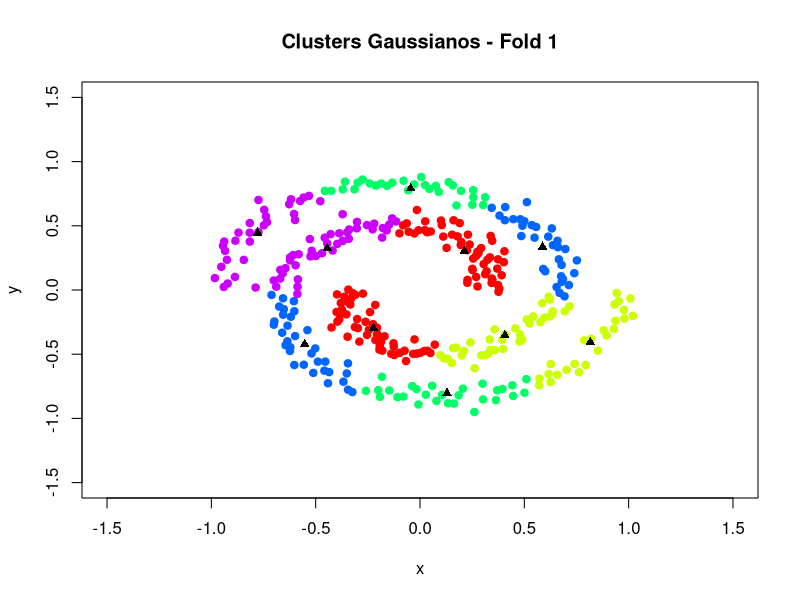
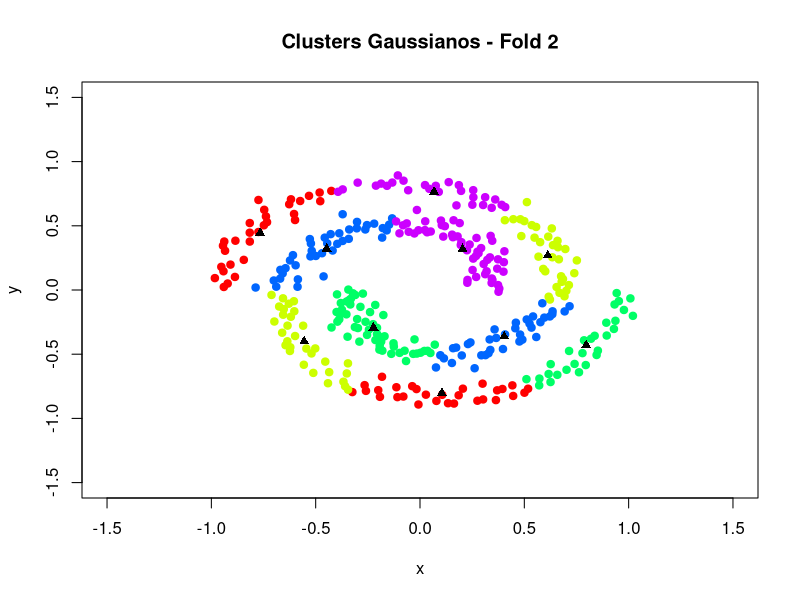
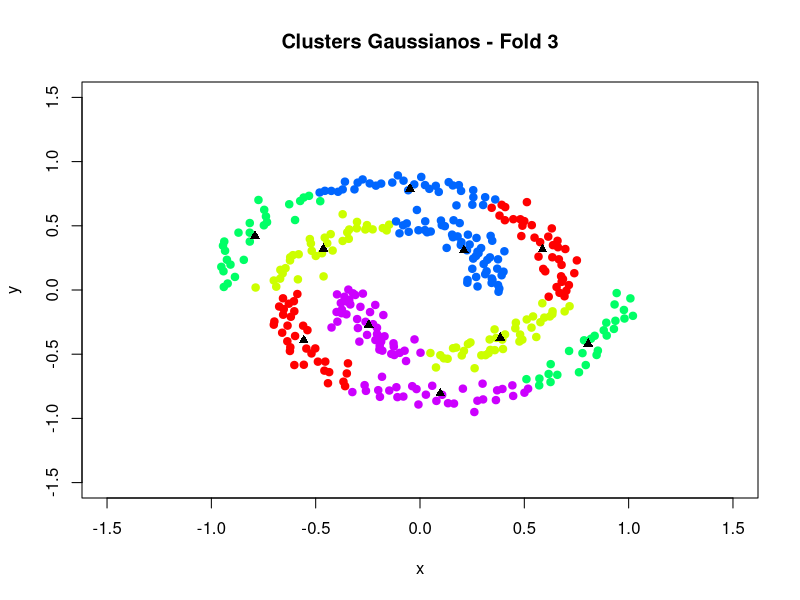
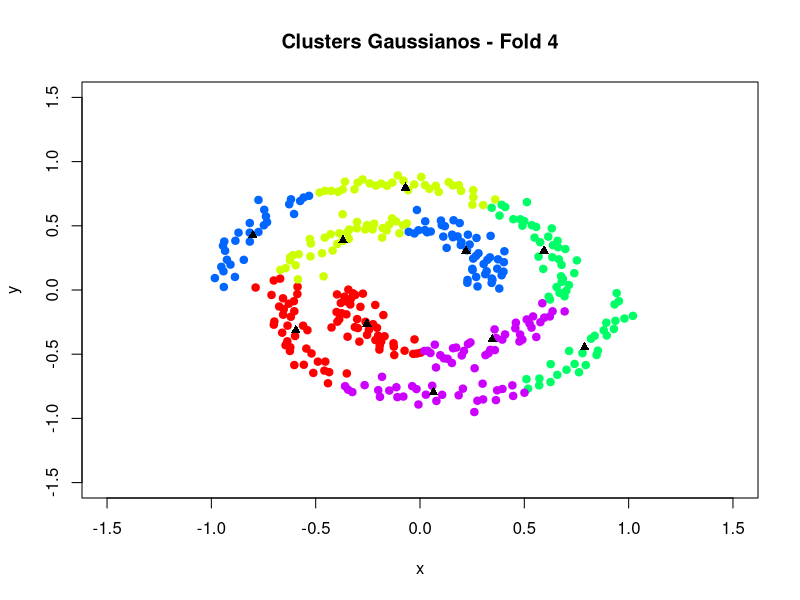
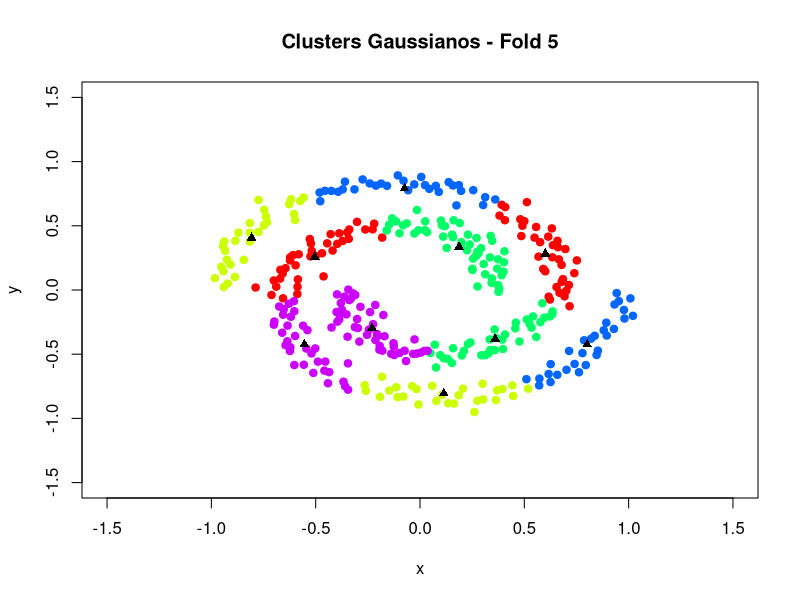
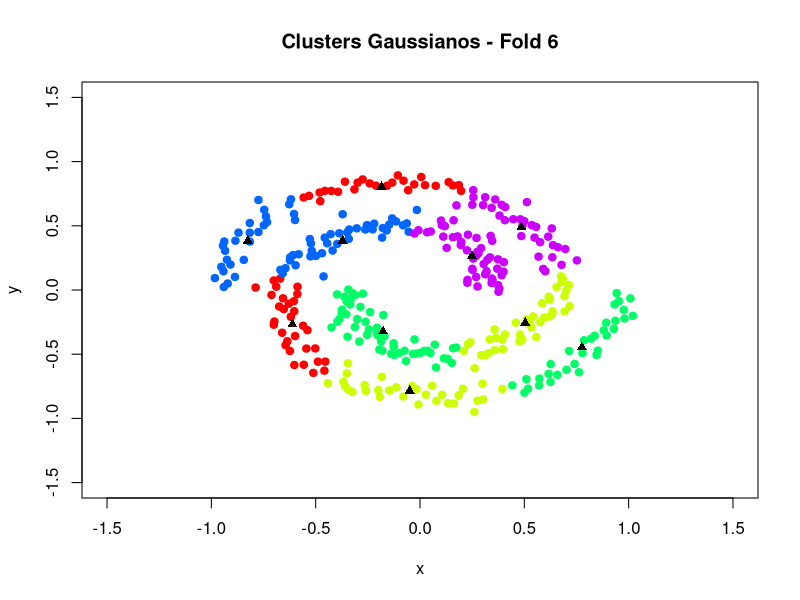
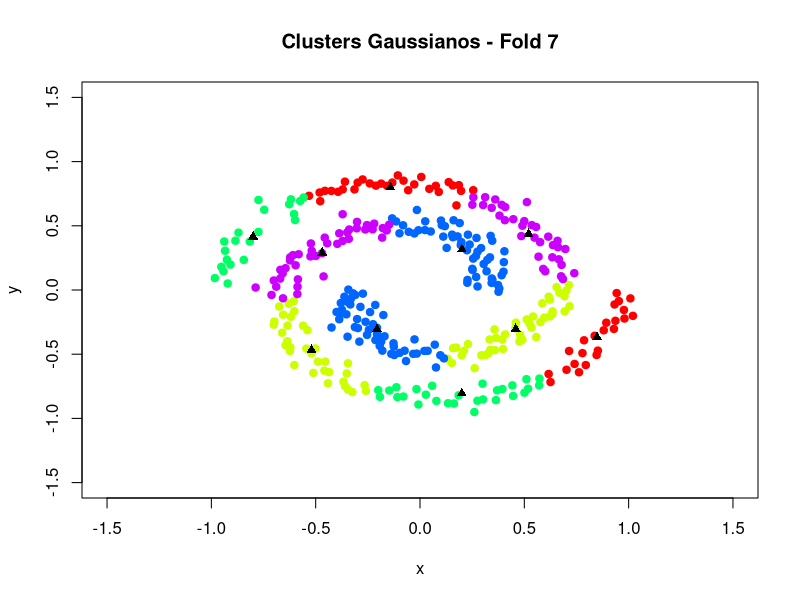
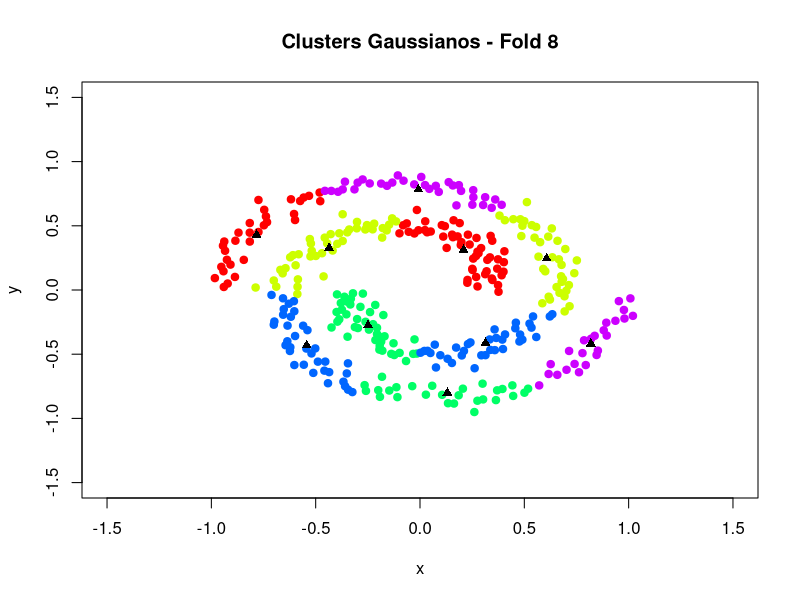

These charts were generated, in order, by the following R code:
rm(list=ls())
library(mlbench)
library(class)
library(caret)

set.seed(123)

pdfnvar <- function(x, m, K, n) {
  (1 / sqrt((2*pi)^n * det(K))) * exp(-0.5 * t(x - m) %*% solve(K) %*% (x - m))
}

mymix <- function(x, inlist) {
  ng <- length(inlist)
  klist <- list()
  mlist <- list()
  pglist <- list()
  nglist <- list()
  n <- ncol(inlist[[1]])
  
  for (i in 1:ng) {
    klist[[i]] <- cov(inlist[[i]])
    mlist[[i]] <- colMeans(inlist[[i]])
    nglist[[i]] <- nrow(inlist[[i]])
  }
  
  N <- sum(unlist(nglist))
  for (i in 1:ng) {
    pglist[[i]] <- nglist[[i]] / N
  }
  
  Px <- 0
  for (i in 1:ng) {
    Px <- Px + pglist[[i]] * pdfnvar(x, mlist[[i]], klist[[i]], n)
  }
  
  return(Px)
}

# Passo 1: Dados
espiral <- mlbench.spirals(400, cycles=1, sd=0.05)
x <- espiral$x
y <- as.numeric(espiral$classes)

# Passo 2: Validação cruzada
folds <- createFolds(y, k=10)
accuracies <- numeric(10)

ks <- 5

for (f in 1:10) {
  test_idx <- folds[[f]]
  x_train <- x[-test_idx,]
  y_train <- y[-test_idx]
  x_test <- x[test_idx,]
  y_test <- y[test_idx]
  
  # Passo 3: Misturas de Gaussianas por K-means
  clusters_class1 <- kmeans(x_train[y_train == 1,], centers=ks)
  clusters_class2 <- kmeans(x_train[y_train == 2,], centers=ks)
  
  list_class1 <- list()
  list_class2 <- list()
  
  for (k in 1:ks) {
    list_class1[[k]] <- x_train[y_train == 1,][clusters_class1$cluster == k,]
    list_class2[[k]] <- x_train[y_train == 2,][clusters_class2$cluster == k,]
  }
  
  # Plot intermediário das Gaussianas (cores por cluster e triângulos nos centróides)
  colors1 <- rainbow(ks)
  colors2 <- rainbow(ks)
  
  plot(x_train, type='n', xlim=c(-1.5,1.5), ylim=c(-1.5,1.5),
       xlab="x", ylab="y", main=paste("Clusters Gaussianos - Fold", f))
  
  for (k in 1:ks) {
    points(list_class1[[k]], col=colors1[k], pch=19)
    mu1 <- colMeans(list_class1[[k]])
    points(mu1[1], mu1[2], pch=17, cex=1, col='black')
    
    points(list_class2[[k]], col=colors2[k], pch=19)
    mu2 <- colMeans(list_class2[[k]])
    points(mu2[1], mu2[2], pch=17, cex=1, col='black')
  }
  
  # Passo 4: Classificação Bayesiana
  y_pred <- numeric(length(y_test))
  for (i in 1:length(y_test)) {
    xt <- matrix(x_test[i,], ncol=1)
    p1 <- mymix(xt, list_class1)
    p2 <- mymix(xt, list_class2)
    y_pred[i] <- ifelse(p1 > p2, 1, 2)
  }
  
  # Passo 5: Acurácia do fold
  acc <- mean(y_pred == y_test) * 100
  accuracies[f] <- acc
  cat("Fold", f, "- Acurácia:", round(acc, 2), "%\n")
}

# Passo 6: Resultados finais
cat("\nAcurácia média:", round(mean(accuracies), 2), "%\n")
cat("Desvio padrão:", round(sd(accuracies), 2), "%\n")

# Passo 7: Plot da melhor separação
best_fold <- which.max(accuracies)
test_idx <- folds[[best_fold]]
x_train <- x[-test_idx,]
y_train <- y[-test_idx]

# Repete mistura para o melhor fold
clusters_class1 <- kmeans(x_train[y_train == 1,], centers=ks)
clusters_class2 <- kmeans(x_train[y_train == 2,], centers=ks)

list_class1 <- list()
list_class2 <- list()
for (k in 1:ks) {
  list_class1[[k]] <- x_train[y_train == 1,][clusters_class1$cluster == k,]
  list_class2[[k]] <- x_train[y_train == 2,][clusters_class2$cluster == k,]
}

seqx <- seq(-1.5, 1.5, length=100)
seqy <- seq(-1.5, 1.5, length=100)
grid <- expand.grid(x=seqx, y=seqy)

z <- apply(grid, 1, function(pt) {
  xt <- matrix(pt, ncol=1)
  p1 <- mymix(xt, list_class1)
  p2 <- mymix(xt, list_class2)
  return(ifelse(p1 > p2, 1, 2))
})

z_matrix <- matrix(z, nrow=100, ncol=100)

contour(seqx, seqy, z_matrix, levels=c(1.5), drawlabels=FALSE, col='black', lwd=2)
points(x_train, col=ifelse(y_train==1,'blue','red'), pch=19)
